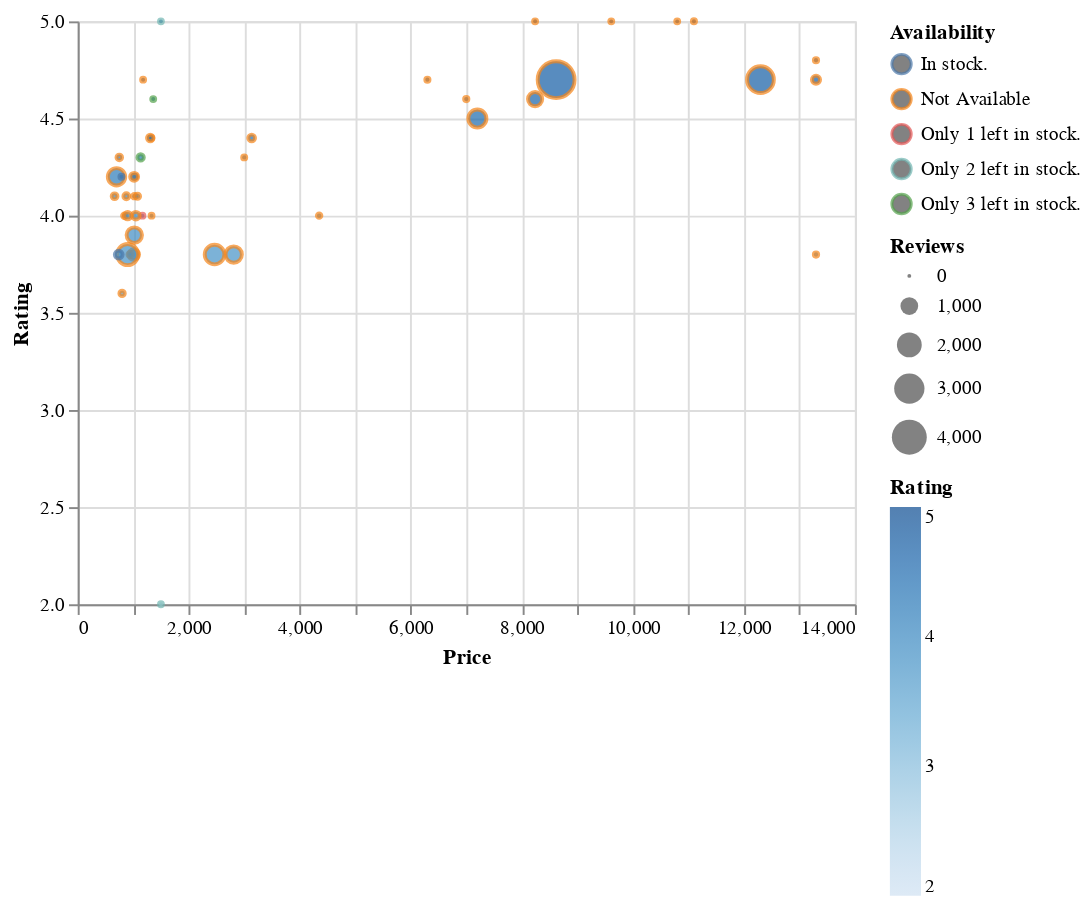

Notebook source saved alongside this figure:
### Code cell
alt.Chart(prod_df).mark_point().encode(
    alt.Y("Rating:Q",
          scale=alt.Scale(zero=False)
    ),
    alt.X("Price:Q",scale=alt.Scale(zero=False)),
    size="Reviews:Q",
    fill="Rating:Q",
    color="Availability",
    tooltip=['Title','Reviews:N','Rating:Q','Price:Q']
)

### Figure 1 — Vega-Lite specification as saved in the notebook (floating-point values rounded to 4 significant figures)
{"config": {"view": {"continuousWidth": 400, "continuousHeight": 300}}, "data": {"name": "data-0319bd3f0302eb097dc5415a364280fc"}, "mark": "point", "encoding": {"color": {"type": "nominal", "field": "Availability"}, "fill": {"type": "quantitative", "field": "Rating"}, "size": {"type": "quantitative", "field": "Reviews"}, "tooltip": [{"type": "nominal", "field": "Title"}, {"type": "nominal", "field": "Reviews"}, {"type": "quantitative", "field": "Rating"}, {"type": "quantitative", "field": "Price"}], "x": {"type": "quantitative", "field": "Price", "scale": {"zero": false}}, "y": {"type": "quantitative", "field": "Rating", "scale": {"zero": false}}}, "$schema": "https://vega.github.io/schema/vega-lite/v4.8.1.json", "datasets": {"data-0319bd3f0302eb097dc5415a364280fc": [{"Id": "B08BWN1L8Y", "Name": "Brooks-Peacoat-Running-Shoes-1103481D453", "Title": "Brooks Men's Race Running Shoe", "Url": "/Brooks-Peacoat-Running-Shoes-1103481D453/dp/B08BWN1L8Y/ref=sr_1_1?dchild=1&keywords=brooks+running+shoes&qid=1616862124&sr=8-1", "Price": "8618.00", "Rating": "4.7", "Reviews": "4481 ", "Availability": "Not Available"}, {"Id": "B082DPFRT4", "Name": "Brooks-Mens-Glycerin-Running-Shoe", "Title": "Brooks Mens Glycerin 18 Running Shoe", "Url": "/Brooks-Mens-Glycerin-Running-Shoe/dp/B082DPFRT4/ref=sr_1_2?dchild=1&keywords=brooks+running+shoes&qid=1616862124&sr=8-2", "Price": "13299.00", "Rating": "4.8", "Reviews": "11 ", "Availability": "Not Available"}, {"Id": "B086T6D8D4", "Name": "Brooks-Adrenaline-Blackened-Running-1103491D093", "Title": "Brooks Men's Adrenaline GTS 21", "Url": "/Brooks-Adrenaline-Blackened-Running-1103491D093/dp/B086T6D8D4/ref=sr_1_3?dchild=1&keywords=brooks+running+shoes&qid=1616862124&sr=8-3", "Price": "9611.00", "Rating": "5.0", "Reviews": "2 ", "Availability": "Not Available"}, {"Id": "B07H7Q7WHM", "Name": "Force10-Liberty-Brook-2-Running-5152002100410", "Title": "Force10 (By Liberty) Men's Brook-2 Running Shoes", "Url": "/Force10-Liberty-Brook-2-Running-5152002100410/dp/B07H7Q7WHM/ref=sr_1_4?dchild=1&keywords=brooks+running+shoes&qid=1616862124&sr=8-4", "Price": "1030.00", "Rating": "4.2", "Reviews": "8 ", "Availability": "Not Available"}, {"Id": "B0828BXRZ4", "Name": "Brooks-Mens-Launch-Running-Shoe", "Title": "Brooks Mens Launch 7 Running Shoe", "Url": "/Brooks-Mens-Launch-Running-Shoe/dp/B0828BXRZ4/ref=sr_1_5?dchild=1&keywords=brooks+running+shoes&qid=1616862124&sr=8-5", "Price": "7199.00", "Rating": "4.5", "Reviews": "1041 ", "Availability": "Not Available"}, {"Id": "B07NGSPP2Q", "Name": "Power-Silva-Running-Shoes-9-8396986", "Title": "Power Men's Silva Running Shoes", "Url": "/Power-Silva-Running-Shoes-9-8396986/dp/B07NGSPP2Q/ref=sr_1_6?dchild=1&keywords=brooks+running+shoes&qid=1616862124&sr=8-6", "Price": "1009.00", "Rating": "3.8", "Reviews": "324 ", "Availability": "Not Available"}, {"Id": "B07W146D4L", "Name": "Brooks-Mens-Ravenna-Running-Shoe", "Title": "Brooks Mens Ravenna 11 Running Shoe", "Url": "/Brooks-Mens-Ravenna-Running-Shoe/dp/B07W146D4L/ref=sr_1_7?dchild=1&keywords=brooks+running+shoes&qid=1616862124&sr=8-7", "Price": "8239.00", "Rating": "4.6", "Reviews": "625 ", "Availability": "Not Available"}, {"Id": "B07ZDPTLPB", "Name": "new-balance-Running-Shoe-9-ME430A1", "Title": "new balance Men's 430 Running Shoe", "Url": "/new-balance-Running-Shoe-9-ME430A1/dp/B07ZDPTLPB/ref=sr_1_8?dchild=1&keywords=brooks+running+shoes&qid=1616862124&sr=8-8", "Price": "2999.00", "Rating": "4.3", "Reviews": "5 ", "Availability": "Not Available"}, {"Id": "B086T6PHYM", "Name": "Brooks-Womens-Adrenaline-White-Medium", "Title": "Brooks Women's Adrenaline GTS 21", "Url": "/Brooks-Womens-Adrenaline-White-Medium/dp/B086T6PHYM/ref=sr_1_9?dchild=1&keywords=brooks+running+shoes&qid=1616862124&sr=8-9", "Price": "12299.00", "Rating": "4.7", "Reviews": "2331 ", "Availability": "Not Available"}, {"Id": "B08LMCBG9M", "Name": "Brooks-Glycerin-Grey-Ombre-White", "Title": "Brooks Glycerin 19 Women's Neutral Running Shoe", "Url": "/Brooks-Glycerin-Grey-Ombre-White/dp/B08LMCBG9M/ref=sr_1_10?dchild=1&keywords=brooks+running+shoes&qid=1616862124&sr=8-10", "Price": "13299.00", "Rating": "3.8", "Reviews": "12 ", "Availability": "Not Available"}, {"Id": "B082WJ9HW7", "Name": "Power-Raven-Running-Shoes-9-8392198", "Title": "Power Men's Wave Raven Ii Running Shoes", "Url": "/Power-Raven-Running-Shoes-9-8392198/dp/B082WJ9HW7/ref=sr_1_11?dchild=1&keywords=brooks+running+shoes&qid=1616862124&sr=8-11", "Price": "1323.00", "Rating": "4.4", "Reviews": "7 ", "Availability": "Not Available"}, {"Id": "B07LDS5H5T", "Name": "Power-Black-Running-Shoes-7-8396126", "Title": "Power Men's Loop Running Shoes", "Url": "/Power-Black-Running-Shoes-7-8396126/dp/B07LDS5H5T/ref=sr_1_12?dchild=1&keywords=brooks+running+shoes&qid=1616862124&sr=8-12", "Price": "1133.00", "Rating": "4.3", "Reviews": "85 ", "Availability": "Only 3 left in stock."}, {"Id": "B08BWTBTVW", "Name": "Brooks-Mens-Ghost-13-Green", "Title": "Brooks Mens Ghost 13 - UK", "Url": "/Brooks-Mens-Ghost-13-Green/dp/B08BWTBTVW/ref=sr_1_13?dchild=1&keywords=brooks+running+shoes&qid=1616862124&sr=8-13", "Price": "11100.00", "Rating": "5.0", "Reviews": "6 ", "Availability": "Not Available"}, {"Id": "B07XVT3WY7", "Name": "Bourge-Micam-109-Walking-Shoes-5-Micam-109-05", "Title": "Bourge Women's Micam-109 L.Pink and Grey Walking Shoes", "Url": "/Bourge-Micam-109-Walking-Shoes-5-Micam-109-05/dp/B07XVT3WY7/ref=sr_1_14?dchild=1&keywords=brooks+running+shoes&qid=1616862124&sr=8-14", "Price": "699.00", "Rating": "4.2", "Reviews": "961 ", "Availability": "Not Available"}, {"Id": "B07LD5VHH7", "Name": "Force10-Liberty-Brook-4-Running-5319001101", "Title": "Liberty Men Brook-4 Grey Running Shoes-9 (5319001101)", "Url": "/Force10-Liberty-Brook-4-Running-5319001101/dp/B07LD5VHH7/ref=sr_1_15?dchild=1&keywords=brooks+running+shoes&qid=1616862124&sr=8-15", "Price": "1166.00", "Rating": "4.0", "Reviews": "1 ", "Availability": "Only 1 left in stock."}, {"Id": "B07TVCXJTT", "Name": "Amazon-Brand-Symactive-Running-SYM-WS-005A", "Title": "Amazon Brand - Symactive Women's Running Shoes", "Url": "/Amazon-Brand-Symactive-Running-SYM-WS-005A/dp/B07TVCXJTT/ref=sr_1_16?dchild=1&keywords=brooks+running+shoes&qid=1616862124&sr=8-16", "Price": "664.00", "Rating": "4.1", "Reviews": "62 ", "Availability": "Not Available"}, {"Id": "B085TJJJMQ", "Name": "Campus-Shawn-BLK-Golden-Running-Shoes", "Title": "Campus Men's Shawn Running Shoes", "Url": "/Campus-Shawn-BLK-Golden-Running-Shoes/dp/B085TJJJMQ/ref=sr_1_21?dchild=1&keywords=brooks+running+shoes&qid=1616862124&sr=8-21", "Price": "1019.00", "Rating": "4.1", "Reviews": "13 ", "Availability": "Not Available"}, {"Id": "B0849WSNDD", "Name": "Campus-Mens-FASTECH-Running-Shoes", "Title": "Campus Men's Fastech Running Shoes", "Url": "/Campus-Mens-FASTECH-Running-Shoes/dp/B0849WSNDD/ref=sr_1_22?dchild=1&keywords=brooks+running+shoes&qid=1616862124&sr=8-22", "Price": "944.00", "Rating": "3.8", "Reviews": "46 ", "Availability": "Not Available"}, {"Id": "B082QGVT5H", "Name": "Reebok-Tread-Running-Shoes-FW1781", "Title": "Reebok Men's Tread Lite Lux Lp Running Shoes", "Url": "/Reebok-Tread-Running-Shoes-FW1781/dp/B082QGVT5H/ref=sr_1_23?dchild=1&keywords=brooks+running+shoes&qid=1616862124&sr=8-23", "Price": "1047.00", "Rating": "4.0", "Reviews": "146 ", "Availability": "Not Available"}, {"Id": "B0842NTZZV", "Name": "Brooks-Mens-Hyperion-Tempo-Running", "Title": "Brooks Mens Hyperion Tempo Running Shoe", "Url": "/Brooks-Mens-Hyperion-Tempo-Running/dp/B0842NTZZV/ref=sr_1_24?dchild=1&keywords=brooks+running+shoes&qid=1616862124&sr=8-24", "Price": "13299.00", "Rating": "4.7", "Reviews": "172 ", "Availability": "Not Available"}, {"Id": "B084F9SYTP", "Name": "Liberty-Runner-1e-Running-Shoes-8-59690011", "Title": "Liberty Men's Runner-1e Running Shoes", "Url": "/Liberty-Runner-1e-Running-Shoes-8-59690011/dp/B084F9SYTP/ref=sr_1_25?dchild=1&keywords=brooks+running+shoes&qid=1616862124&sr=8-25", "Price": "799.00", "Rating": "3.6", "Reviews": "46 ", "Availability": "Not Available"}, {"Id": "B01LVWXJU9", "Name": "Power-Byron-Black-Running-Shoes", "Title": "Power Men's Byron Running Shoes", "Url": "/Power-Byron-Black-Running-Shoes/dp/B01LVWXJU9/ref=sr_1_26?dchild=1&keywords=brooks+running+shoes&qid=1616862124&sr=8-26", "Price": "899.00", "Rating": "3.8", "Reviews": "1436 ", "Availability": "Not Available"}, {"Id": "B07VWX2MC1", "Name": "Brooks-Womens-Ravenna-Running-Shoe", "Title": "Brooks Womens Ravenna 11 Running Shoe", "Url": "/Brooks-Womens-Ravenna-Running-Shoe/dp/B07VWX2MC1/ref=sr_1_27?dchild=1&keywords=brooks+running+shoes&qid=1616862124&sr=8-27", "Price": "8239.00", "Rating": "5.0", "Reviews": "3 ", "Availability": "Not Available"}, {"Id": "B083R76RB2", "Name": "Brooks-Mens-Revel-Running-Shoe", "Title": "Brooks Men's Revel 4", "Url": "/Brooks-Mens-Revel-Running-Shoe/dp/B083R76RB2/ref=sr_1_28?dchild=1&keywords=brooks+running+shoes&qid=1616862124&sr=8-28", "Price": "6999.00", "Rating": "4.6", "Reviews": "11 ", "Availability": "Not Available"}, {"Id": "B0828B8ST4", "Name": "Brooks-Womens-Launch-Running-Shoe", "Title": "Brooks Womens Launch 7 Running Shoe", "Url": "/Brooks-Womens-Launch-Running-Shoe/dp/B0828B8ST4/ref=sr_1_29?dchild=1&keywords=brooks+running+shoes&qid=1616862124&sr=8-29", "Price": "6299.00", "Rating": "4.7", "Reviews": "8 ", "Availability": "Not Available"}, {"Id": "B082WJZ2ZJ", "Name": "Power-Glide-Running-Shoe-7-8399267", "Title": "Power Men's Glide Dusk Running Shoe", "Url": "/Power-Glide-Running-Shoe-7-8399267/dp/B082WJZ2ZJ/ref=sr_1_30?dchild=1&keywords=brooks+running+shoes&qid=1616862124&sr=8-30", "Price": "841.00", "Rating": "4.0", "Reviews": "19 ", "Availability": "Not Available"}, {"Id": "B07LCSYT7M", "Name": "Force10-Liberty-Brook-4-Running-5319001151", "Title": "Liberty Men Brook-4 Blue Running Shoes-7 (5319001151)", "Url": "/Force10-Liberty-Brook-4-Running-5319001151/dp/B07LCSYT7M/ref=sr_1_31?dchild=1&keywords=brooks+running+shoes&qid=1616862124&sr=8-31", "Price": "1499.00", "Rating": "5.0", "Reviews": "1 ", "Availability": "Only 2 left in stock."}, {"Id": "B07HG256JX", "Name": "new-balance-Running-Shoes-M490LV7", "Title": "new balance Mens M490 Running Shoes", "Url": "/new-balance-Running-Shoes-M490LV7/dp/B07HG256JX/ref=sr_1_32?dchild=1&keywords=brooks+running+shoes&qid=1616862124&sr=8-32", "Price": "3133.00", "Rating": "4.4", "Reviews": "102 ", "Availability": "Not Available"}, {"Id": "B07LCWGFM8", "Name": "Force10-Liberty-Brook-4-Running-5319001100", "Title": "Liberty Men Brook-4 Black Running Shoes-7 (5319001100)", "Url": "/Force10-Liberty-Brook-4-Running-5319001100/dp/B07LCWGFM8/ref=sr_1_33?dchild=1&keywords=brooks+running+shoes&qid=1616862124&sr=8-33", "Price": "1499.00", "Rating": "2.0", "Reviews": "1 ", "Availability": "Only 2 left in stock."}, {"Id": "B07D9Z5N8G", "Name": "Adidas-Cblack-Running-Shoes-7-B96578", "Title": "Adidas Men's Cblack/Cblack/Cblack Running Shoes - 6 UK39.3 Euro", "Url": "/Adidas-Cblack-Running-Shoes-7-B96578/dp/B07D9Z5N8G/ref=sr_1_34?dchild=1&keywords=brooks+running+shoes&qid=1616862124&sr=8-34", "Price": "2810.00", "Rating": "3.8", "Reviews": "841 ", "Availability": "Not Available"}, {"Id": "B07V6GST44", "Name": "new-balance-X-Racer-Running-MSXRCHSC", "Title": "new balance Men's X-Racer Running Shoe", "Url": "/new-balance-X-Racer-Running-MSXRCHSC/dp/B07V6GST44/ref=sr_1_35?dchild=1&keywords=brooks+running+shoes&qid=1616862124&sr=8-35", "Price": "4349.00", "Rating": "4.0", "Reviews": "16 ", "Availability": "Not Available"}, {"Id": "B07LCWM77N", "Name": "Force10-Liberty-Brook-4-Running-5319001151", "Title": "Liberty Men Brook-4 Blue Running Shoes-6.5 (5319001151)", "Url": "/Force10-Liberty-Brook-4-Running-5319001151/dp/B07LCWM77N/ref=sr_1_36?dchild=1&keywords=brooks+running+shoes&qid=1616862124&sr=8-36", "Price": "1168.00", "Rating": null, "Reviews": null, "Availability": "Only 2 left in stock."}, {"Id": "B082DPGQK6", "Name": "Brooks-Womens-Glycerin-Running-Shoe", "Title": "Brooks Womens Glycerin 18 Running Shoe", "Url": "/Brooks-Womens-Glycerin-Running-Shoe/dp/B082DPGQK6/ref=sr_1_37?dchild=1&keywords=brooks+running+shoes&qid=1616862124&sr=8-37", "Price": "10799.00", "Rating": "5.0", "Reviews": "1 ", "Availability": "Not Available"}, {"Id": "B07BNLWJC5", "Name": "Force10-Liberty-Brook-1-Running-5117003151430", "Title": "Force 10 (from Liberty) Men's Running Shoes", "Url": "/Force10-Liberty-Brook-1-Running-5117003151430/dp/B07BNLWJC5/ref=sr_1_38?dchild=1&keywords=brooks+running+shoes&qid=1616862124&sr=8-38", "Price": "1330.00", "Rating": "4.0", "Reviews": "1 ", "Availability": "Not Available"}, {"Id": "B07D993YY5", "Name": "Adidas-Cblack-Basketball-Shoes-8-B44869", "Title": "Adidas Men's Essentials VS Pace Shoes", "Url": "/Adidas-Cblack-Basketball-Shoes-8-B44869/dp/B07D993YY5/ref=sr_1_39_mod_primary_lightning_deal?dchild=1&keywords=brooks+running+shoes&qid=1616862124&sbo=Tc8eqSFhUl4VwMzbE4fw%2Fw%3D%3D&smid=AT95IG9ONZD7S&sr=8-39", "Price": "2464.78", "Rating": "3.8", "Reviews": "1232 ", "Availability": "Not Available"}, {"Id": "B082WJ5648", "Name": "Power-Jason-Running-Shoe-7-8396061", "Title": "Power Men's Jason Running Shoe", "Url": "/Power-Jason-Running-Shoe-7-8396061/dp/B082WJ5648/ref=sr_1_40?dchild=1&keywords=brooks+running+shoes&qid=1616862124&sr=8-40", "Price": "788.00", "Rating": "4.2", "Reviews": "6 ", "Availability": "In stock."}, {"Id": "B07C95WNRL", "Name": "Power-Elvis-Running-Shoes-8-8399097", "Title": "Power Men's Elvis Running Shoes", "Url": "/Power-Elvis-Running-Shoes-8-8399097/dp/B07C95WNRL/ref=sr_1_41?dchild=1&keywords=brooks+running+shoes&qid=1616862124&sr=8-41", "Price": "739.00", "Rating": "3.8", "Reviews": "153 ", "Availability": "In stock."}, {"Id": "B07LD1Y546", "Name": "Force10-Liberty-Brook-4-Running-5319001151", "Title": "Liberty Mens Brook-4 Sports Shoes", "Url": "/Force10-Liberty-Brook-4-Running-5319001151/dp/B07LD1Y546/ref=sr_1_42?dchild=1&keywords=brooks+running+shoes&qid=1616862124&sr=8-42", "Price": "1178.00", "Rating": "4.7", "Reviews": "3 ", "Availability": "Not Available"}, {"Id": "B07NGR95WQ", "Name": "Power-Running-Shoes-7-India-8392514", "Title": "Power Men Pong Running Shoes", "Url": "/Power-Running-Shoes-7-India-8392514/dp/B07NGR95WQ/ref=sr_1_43?dchild=1&keywords=brooks+running+shoes&qid=1616862124&sr=8-43", "Price": "876.00", "Rating": "4.1", "Reviews": "66 ", "Availability": "Not Available"}, {"Id": "B07LD2SC39", "Name": "Force10-Liberty-Brook-4-Shoes-10-5319001151", "Title": "Liberty Men Brook-4 Blue Running Shoes-9.5 (5319001151)", "Url": "/Force10-Liberty-Brook-4-Shoes-10-5319001151/dp/B07LD2SC39/ref=sr_1_44?dchild=1&keywords=brooks+running+shoes&qid=1616862124&sr=8-44", "Price": "1499.00", "Rating": null, "Reviews": null, "Availability": "Only 3 left in stock."}, {"Id": "B07LCWMNZR", "Name": "Force10-Liberty-Brook-4-Running-5319001151", "Title": "Liberty Men Brook-4 Blue Running Shoes-8 (5319001151)", "Url": "/Force10-Liberty-Brook-4-Running-5319001151/dp/B07LCWMNZR/ref=sr_1_45?dchild=1&keywords=brooks+running+shoes&qid=1616862124&sr=8-45", "Price": "1360.00", "Rating": "4.6", "Reviews": "2 ", "Availability": "Only 3 left in stock."}, {"Id": "B07G3597T4", "Name": "Power-Urban-Running-Shoes-8-8392147", "Title": "Power Men's Urban Running Shoes", "Url": "/Power-Urban-Running-Shoes-8-8392147/dp/B07G3597T4/ref=sr_1_46?dchild=1&keywords=brooks+running+shoes&qid=1616862124&sr=8-46", "Price": "1019.00", "Rating": "3.9", "Reviews": "742 ", "Availability": "Not Available"}, {"Id": "B07M5LK8PD", "Name": "Power-Motion-Running-Shoes-8-8087096", "Title": "Power Men Wave Motion Running Shoes", "Url": "/Power-Motion-Running-Shoes-8-8087096/dp/B07M5LK8PD/ref=sr_1_47?dchild=1&keywords=brooks+running+shoes&qid=1616862124&sr=8-47", "Price": "1016.00", "Rating": "4.2", "Reviews": "162 ", "Availability": "Not Available"}, {"Id": "B0827MFBW3", "Name": "Campus-Madrid-Running-Shoes-7-UK-667", "Title": "Campus Men's Madrid Running Shoes", "Url": "/Campus-Madrid-Running-Shoes-7-UK-667/dp/B0827MFBW3/ref=sr_1_48?dchild=1&keywords=brooks+running+shoes&qid=1616862124&sr=8-48", "Price": "899.00", "Rating": "4.0", "Reviews": "131 ", "Availability": "Not Available"}, {"Id": "B07MN89SJ3", "Name": "Power-Refresh-Running-Shoes-7-8086643", "Title": "Power Men N-Walk Refresh Running Shoes", "Url": "/Power-Refresh-Running-Shoes-7-8086643/dp/B07MN89SJ3/ref=sr_1_49?dchild=1&keywords=brooks+running+shoes&qid=1616862124&sr=8-49", "Price": "1307.00", "Rating": "4.4", "Reviews": "91 ", "Availability": "Not Available"}, {"Id": "B082WJHKZ3", "Name": "Power-Womens-Running-Shoe-7-5392267", "Title": "Power Women's Glide Dusk Running Shoe", "Url": "/Power-Womens-Running-Shoe-7-5392267/dp/B082WJHKZ3/ref=sr_1_50?dchild=1&keywords=brooks+running+shoes&qid=1616862124&sr=8-50", "Price": "1078.00", "Rating": "4.1", "Reviews": "35 ", "Availability": "Not Available"}, {"Id": "B07X8MPN6Z", "Name": "Amazon-Brand-Symactive-Running-SYM-WS-001", "Title": "Amazon Brand - Symactive Womens Running Shoes", "Url": "/Amazon-Brand-Symactive-Running-SYM-WS-001/dp/B07X8MPN6Z/ref=sr_1_51?dchild=1&keywords=brooks+running+shoes&qid=1616862124&sr=8-51", "Price": "749.00", "Rating": "4.3", "Reviews": "54 ", "Availability": "Not Available"}, {"Id": "B07KX1XKW2", "Name": "Brooks-Mens-Addiction-Walker-Running", "Title": "Brooks Addiction Walker Suede", "Url": "/Brooks-Mens-Addiction-Walker-Running/dp/B07KX1XKW2/ref=sr_1_52?dchild=1&keywords=brooks+running+shoes&qid=1616862124&sr=8-52", "Price": "11000.00", "Rating": null, "Reviews": null, "Availability": "Not Available"}]}}
